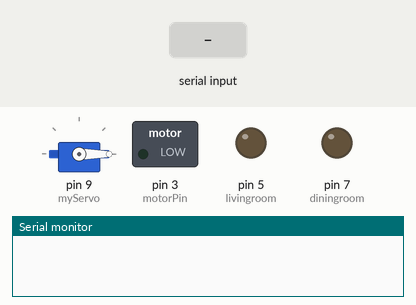
The sketch below on a simulated Arduino Uno, built with avr-gcc and run on an emulated ATmega328P. Parts: servo, switched loads named in the sketch (green lamp = pin HIGH), output pins drawn as LEDs (lit = HIGH), the last lines printed to the serial monitor. The inputs (shaded band) are chosen by the test bench.

Above: at 1.2 s.
1.3 s: "2" received over the second serial link
At 1.6 s:
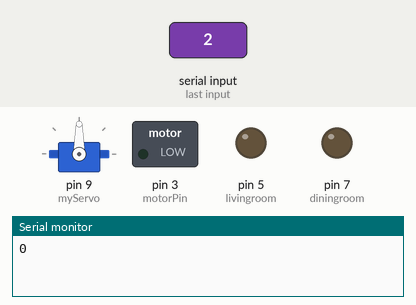
2.8 s: "1" received over the second serial link
At 3.9 s:
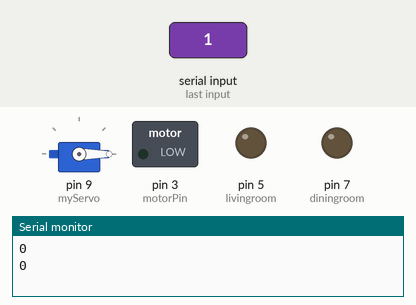
Timing chart, 0 to 5.8 s (numbered marks = the images above; inputs shaded):
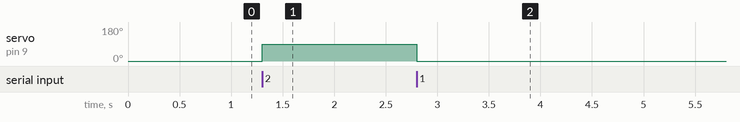

Measured:
- after the input at 1.3 s, servo on pin 9 (myServo): 0° → 90° at once
- after the input at 2.8 s, servo on pin 9 (myServo): 90° → 0° at once

The sketch:

home_automation.ino
```cpp
#include <Arduino.h>
#include <Wire.h>
#include <SoftwareSerial.h>
#include <Servo.h>

int livingroom = 5;;
int diningroom = 7;
Servo myServo;
int TxD = 11;
int RxD = 10;
int servoposition;
int servopos;
int new1;
SoftwareSerial Bluetooth(TxD, RxD);
int motorPin = 3;

char Data;
void sendData(String transmitData){
Bluetooth.println(transmitData);}

void setup(){
    Bluetooth.begin(9600);
    pinMode(livingroom,OUTPUT);
    pinMode(diningroom,OUTPUT);
    pinMode(motorPin,OUTPUT);
    int pos=0;
    myServo.attach(9);
    myServo.write(0);
    Serial.begin(9600);
}

void loop(){
    if(Bluetooth.available()){
        Data=Bluetooth.read();
       // String value = Bluetooth.readString();
      //  servoposition = value.toInt();
        if(Data==('4')){
            digitalWrite(livingroom,1);
            sendData("Living Room Light ON");
        }

        if(Data==('5')){
            digitalWrite(livingroom,0);
            sendData("Living Room Light OFF");
        }

        if (Data==('1')){
            Serial.println(servoposition);
            myServo.write(0);
      }

        if (Data == ('2')){
            Serial.println(servoposition);
            myServo.write(90);
      }

        if (Data == ('3')){
            Serial.println(servoposition);
            myServo.write(180);
      }

        if(Data == ('6')){
            digitalWrite(diningroom,1);
            sendData("Dining Room Light ON");
        }
        if(Data==('7')){
            digitalWrite(diningroom,0);
            sendData("Dining Room Light OFF");
        }
        if(Data==('a')){
            digitalWrite(livingroom,1);
         //   digitalWrite(bedroom,1);
            digitalWrite(diningroom,1);
            sendData("ALL LIGHTS ON");
        }
        if(Data==('b')){
            digitalWrite(livingroom,0);
        //    digitalWrite(bedroom,0);
            digitalWrite(diningroom,0);
            sendData("ALL LIGHTS OFF");
        }
        if (Data==('c')){
          digitalWrite(motorPin,1);
        }
        if (Data==('d')){
          digitalWrite(motorPin,0);
        }
    }
}
```
